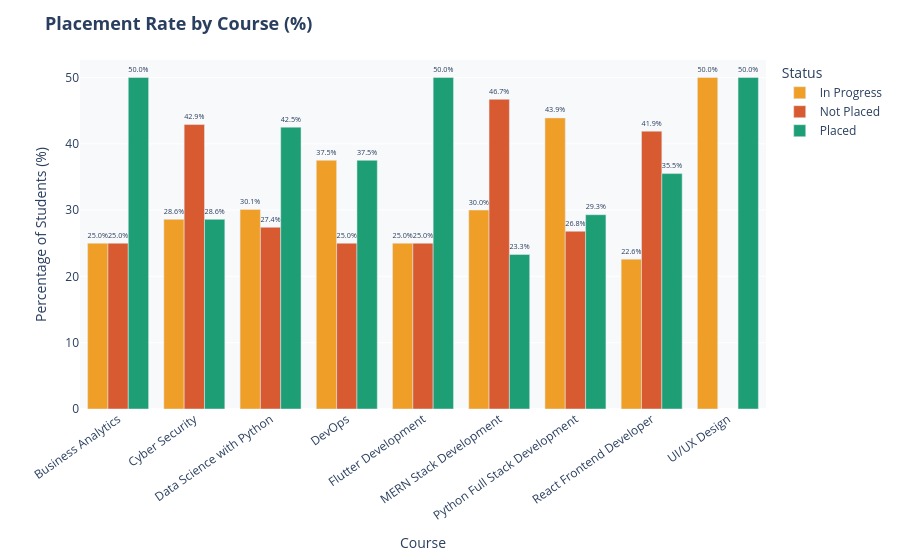

This figure's notebook cell:
### Code cell
status_course = (
    dt.groupby(['Course', 'Status'])
    .size()
    .reset_index(name='Count')
)
total_course = dt.groupby('Course').size().reset_index(name='Total')
status_course = status_course.merge(total_course, on='Course')
status_course['Percentage'] = (status_course['Count'] / status_course['Total'] * 100).round(1)

fig = px.bar(
    status_course,
    x='Course',
    y='Percentage',
    color='Status',
    barmode='group',
    text='Percentage',
    color_discrete_map=COLOR_MAP,
    title='<b>Placement Rate by Course (%)</b>'
)
fig.update_traces(texttemplate='%{text:.1f}%', textposition='outside')
fig.update_layout(
    xaxis_tickangle=-35,
    title_font_size=18,
    paper_bgcolor='white',
    plot_bgcolor='#f8f9fa',
    yaxis_title='Percentage of Students (%)',
    legend_title='Status',
    margin=dict(t=60, b=80)
)
fig.show()

### Figure 1 — Plotly figure (JSON) as saved in the notebook; plotly's stock layout.template omitted (floating-point values rounded to 4 significant figures)
{"data": [{"alignmentgroup": "True", "hovertemplate": "Status=In Progress<br>Course=%{x}<br>Percentage=%{text}<extra></extra>", "legendgroup": "In Progress", "marker": {"color": "#EF9F27", "pattern": {"shape": ""}}, "name": "In Progress", "offsetgroup": "In Progress", "orientation": "v", "showlegend": true, "text": [25.0, 28.6, 30.1, 37.5, 25.0, 30.0, 43.9, 22.6, 50.0], "textposition": "outside", "texttemplate": "%{text:.1f}%", "type": "bar", "x": ["Business Analytics", "Cyber Security", "Data Science with Python", "DevOps", "Flutter Development", "MERN Stack Development", "Python Full Stack Development", "React Frontend Developer", "UI/UX Design"], "xaxis": "x", "y": [25.0, 28.6, 30.1, 37.5, 25.0, 30.0, 43.9, 22.6, 50.0], "yaxis": "y"}, {"alignmentgroup": "True", "hovertemplate": "Status=Not Placed<br>Course=%{x}<br>Percentage=%{text}<extra></extra>", "legendgroup": "Not Placed", "marker": {"color": "#D85A30", "pattern": {"shape": ""}}, "name": "Not Placed", "offsetgroup": "Not Placed", "orientation": "v", "showlegend": true, "text": [25.0, 42.9, 27.4, 25.0, 25.0, 46.7, 26.8, 41.9], "textposition": "outside", "texttemplate": "%{text:.1f}%", "type": "bar", "x": ["Business Analytics", "Cyber Security", "Data Science with Python", "DevOps", "Flutter Development", "MERN Stack Development", "Python Full Stack Development", "React Frontend Developer"], "xaxis": "x", "y": [25.0, 42.9, 27.4, 25.0, 25.0, 46.7, 26.8, 41.9], "yaxis": "y"}, {"alignmentgroup": "True", "hovertemplate": "Status=Placed<br>Course=%{x}<br>Percentage=%{text}<extra></extra>", "legendgroup": "Placed", "marker": {"color": "#1D9E75", "pattern": {"shape": ""}}, "name": "Placed", "offsetgroup": "Placed", "orientation": "v", "showlegend": true, "text": [50.0, 28.6, 42.5, 37.5, 50.0, 23.3, 29.3, 35.5, 50.0], "textposition": "outside", "texttemplate": "%{text:.1f}%", "type": "bar", "x": ["Business Analytics", "Cyber Security", "Data Science with Python", "DevOps", "Flutter Development", "MERN Stack Development", "Python Full Stack Development", "React Frontend Developer", "UI/UX Design"], "xaxis": "x", "y": [50.0, 28.6, 42.5, 37.5, 50.0, 23.3, 29.3, 35.5, 50.0], "yaxis": "y"}], "layout": {"barmode": "group", "legend": {"title": {"text": "Status"}, "tracegroupgap": 0}, "margin": {"b": 80, "t": 60}, "paper_bgcolor": "white", "plot_bgcolor": "#f8f9fa", "title": {"font": {"size": 18}, "text": "<b>Placement Rate by Course (%)</b>"}, "xaxis": {"anchor": "y", "domain": [0, 1], "tickangle": -35, "title": {"text": "Course"}}, "yaxis": {"anchor": "x", "domain": [0, 1], "title": {"text": "Percentage of Students (%)"}}}}
